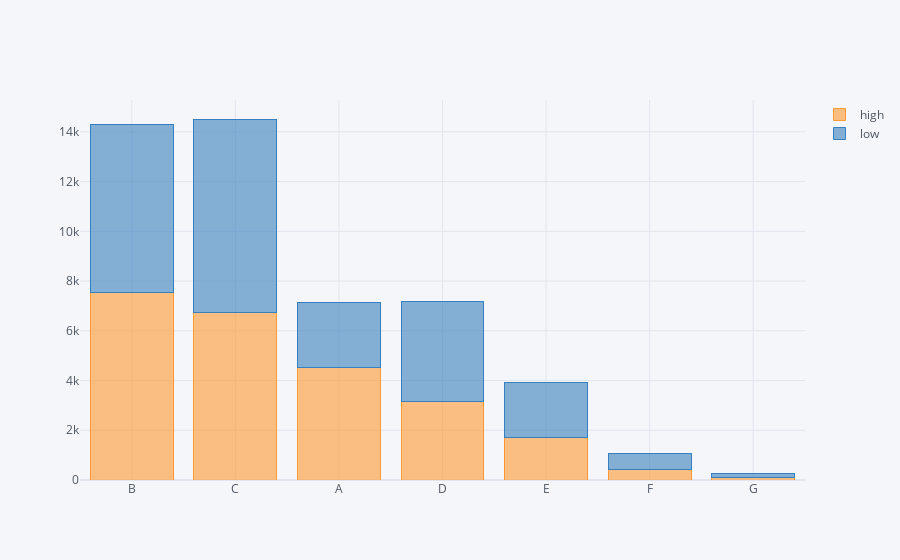

Notebook source saved alongside this figure:
### Code cell
high_repay = credit[credit['총상환원금'] >= 5.552160e+05]['대출등급'].value_counts() #연체 0번 초과
low_repay = credit[credit['총상환원금'] < 5.552160e+05]['대출등급'].value_counts() 

df = pd.concat([high_repay, low_repay], axis=1, keys=['high', 'low'])
df.iplot(kind='bar', barmode='stack')

### Figure 1 — Plotly figure (JSON) as saved in the notebook; plotly's stock layout.template omitted (floating-point values rounded to 4 significant figures)
{"data": [{"marker": {"color": "rgba(255, 153, 51, 0.6)", "line": {"color": "rgba(255, 153, 51, 1.0)", "width": 1}}, "name": "high", "orientation": "v", "text": "", "type": "bar", "x": ["B", "C", "A", "D", "E", "F", "G"], "y": [7524, 6734, 4533, 3160, 1713, 432, 91]}, {"marker": {"color": "rgba(55, 128, 191, 0.6)", "line": {"color": "rgba(55, 128, 191, 1.0)", "width": 1}}, "name": "low", "orientation": "v", "text": "", "type": "bar", "x": ["B", "C", "A", "D", "E", "F", "G"], "y": [6775, 7783, 2599, 4031, 2189, 639, 157]}], "layout": {"barmode": "stack", "legend": {"bgcolor": "#F5F6F9", "font": {"color": "#4D5663"}, "traceorder": "normal"}, "paper_bgcolor": "#F5F6F9", "plot_bgcolor": "#F5F6F9", "title": {"font": {"color": "#4D5663"}}, "xaxis": {"gridcolor": "#E1E5ED", "showgrid": true, "tickfont": {"color": "#4D5663"}, "title": {"font": {"color": "#4D5663"}, "text": ""}, "zerolinecolor": "#E1E5ED"}, "yaxis": {"gridcolor": "#E1E5ED", "showgrid": true, "tickfont": {"color": "#4D5663"}, "title": {"font": {"color": "#4D5663"}, "text": ""}, "zerolinecolor": "#E1E5ED"}}}
